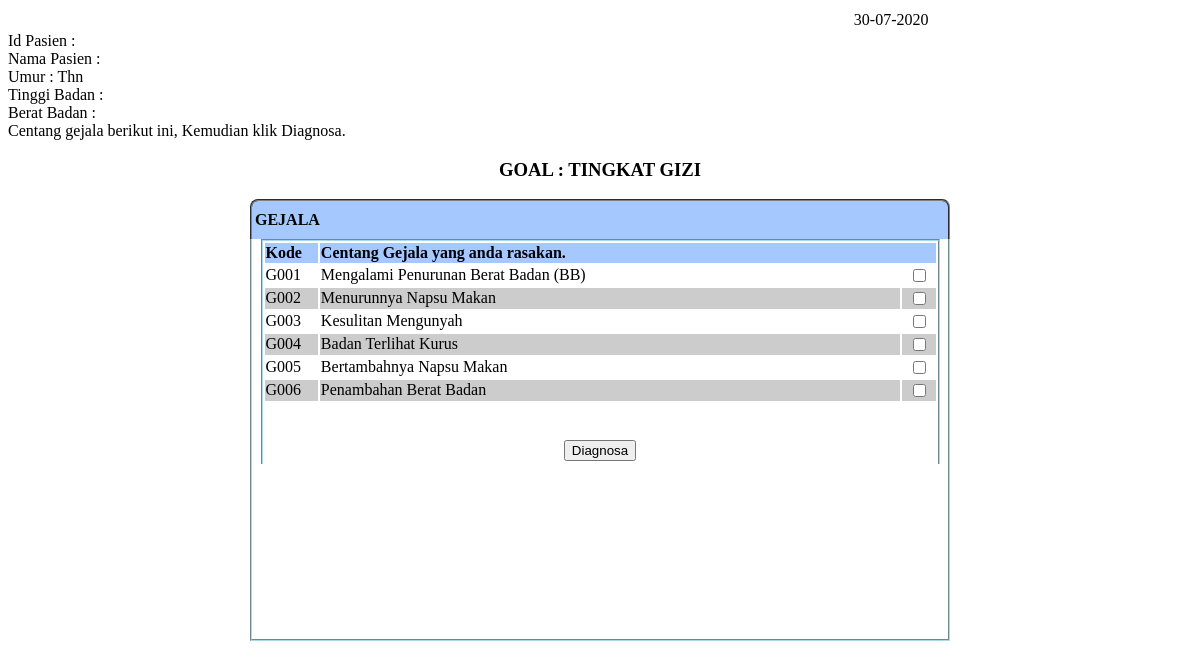
The app's page /table_konsul.php with its own data.
### tables this page shows
CREATE TABLE `tblgejala` (
  `idgejala` varchar(5) NOT NULL,
  `namagejala` varchar(150) NOT NULL,
  `tingkatgizi` int(5) NOT NULL
);

### table_konsul.php (the view, shortened to what this page needs)
 <?php
$tgl= date('d-m-Y');
$sql = mysql_query("SELECT * FROM user where id_user='$_SESSION[namauser]'");
$hasil=mysql_fetch_array($sql);
echo "<table width=78%><tr><td align='right'>$tgl</td></tr></table>";
echo "Id Pasien : $hasil[id_user] <br>
Nama Pasien : $hasil[nama_lengkap] <br>";
echo "Umur : $hasil[umur] Thn <br>";
echo "Tinggi Badan : $hasil[tinggi_badan]<br>";
echo "Berat Badan : $hasil[berat_badan]<br>";
echo "Centang gejala berikut ini, Kemudian klik Diagnosa. ";
?>
<center>
<h3>GOAL	:  TINGKAT GIZI</h3>
<table   class="judul">
    <th colspan="4" align="left"><strong>GEJALA</strong></th>
</table>
<div class="data">
<form method="post" action="?menu=hasilkonsul&id=<?php echo"$_SESSION[namauser]" ?>">
<table   class="data">
<tr bgcolor="#A4C8FF">
	<td> <strong>Kode</strong></td>
	<td colspan="2"><strong>Centang Gejala yang anda rasakan.</strong>
	</td>
</tr>
  <?php
$hasil = mysql_query("SELECT * FROM tblgejala");
	 $warna1="#ccc";
	 $warna2="#fff";
	 $warna=$warna1;
	$jum=mysql_num_rows($hasil);
	 while ($data=mysql_fetch_array($hasil))
	 {
		 if ($warna==$warna1) {
		 $warna=$warna2;}
		 else {
		 $warna=$warna1;} ?>
<?php	 echo " <tr bgcolor='$warna' class='data'>
			<td valign='top' width='8%'>$data[idgejala]</td>";
	 echo " </td>
			<td class='data'  valign='top'>$data[namagejala]</td>
			<td align='center'  valign='top' width='5%'>" ?>
			<input name="idgejala[]" type="checkbox" id="<?php echo "$data[idgejala]";?>" value="<?php echo "$data[idgejala]";?>" />
<?php	echo "    <input type='hidden' id='jum' name='jum' value='$jum'>
	</td> </tr>";
	 }
			?>
		<tr > <td colspan="3"> <br /><br /><center><input name="Submit" type="submit" value="Diagnosa" /></td></tr>
		</center>

### table_konsul.php (style rules this page uses)
table.judul { border-width:2px; border-top-style:groove; border-bottom-style:none; border-right-style:groove; border-left-style:groove; -moz-border-radius-topleft:8px; -webkit-border-top-left-radius:8px; -moz-border-radius-topright:8px; -webkit-border-top-right-radius:8px; width:700px; height:40px; background-color: #A4C8FF; }
table.data { border-top-style:groove; border-bottom-style:none; border-right-style:groove; border-left-style:groove; border-color:lightblue; border-width:2px; width:679px; }
div.data { width:696px; height:400px; overflow:auto; border-top-style:none; border-bottom-style:groove; border-right-style:groove; border-left-style:groove; border-color:lightblue; border-width:2px; }

### records on screen
tblgejala: idgejala "G001", namagejala "Mengalami Penurunan Berat Badan (BB)"
tblgejala: idgejala "G002", namagejala "Menurunnya Napsu Makan"
tblgejala: idgejala "G003", namagejala "Kesulitan Mengunyah"
tblgejala: idgejala "G004", namagejala "Badan Terlihat Kurus"
tblgejala: idgejala "G005", namagejala "Bertambahnya Napsu Makan"
tblgejala: idgejala "G006", namagejala "Penambahan Berat Badan"
